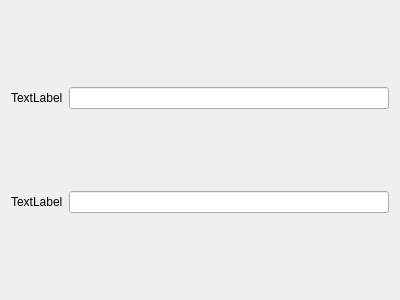
<?xml version="1.0" encoding="UTF-8"?>
<ui version="4.0">
 <class>Registro</class>
 <widget class="QWidget" name="Registro">
  <property name="geometry">
   <rect>
    <x>0</x>
    <y>0</y>
    <width>400</width>
    <height>300</height>
   </rect>
  </property>
  <property name="windowTitle">
   <string>Form</string>
  </property>
  <layout class="QGridLayout" name="gridLayout">
   <item row="0" column="0">
    <widget class="QLabel" name="lUsuario">
     <property name="text">
      <string>TextLabel</string>
     </property>
    </widget>
   </item>
   <item row="0" column="1">
    <widget class="QLineEdit" name="leUsuario"/>
   </item>
   <item row="1" column="0">
    <widget class="QLabel" name="lClave">
     <property name="text">
      <string>TextLabel</string>
     </property>
    </widget>
   </item>
   <item row="1" column="1">
    <widget class="QLineEdit" name="leClave"/>
   </item>
  </layout>
 </widget>
 <resources/>
 <connections/>
</ui>
